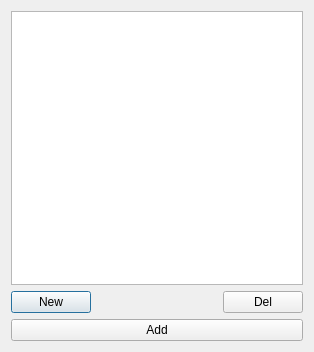
<?xml version="1.0" encoding="UTF-8"?>
<ui version="4.0">
 <class>Dialog</class>
 <widget class="QDialog" name="Dialog">
  <property name="geometry">
   <rect>
    <x>0</x>
    <y>0</y>
    <width>314</width>
    <height>352</height>
   </rect>
  </property>
  <property name="windowTitle">
   <string>Add Movie Genres</string>
  </property>
  <layout class="QVBoxLayout" name="verticalLayout">
   <item>
    <widget class="QListWidget" name="listWidget"/>
   </item>
   <item>
    <layout class="QHBoxLayout" name="horizontalLayout">
     <item>
      <widget class="QPushButton" name="pushButton">
       <property name="text">
        <string>New</string>
       </property>
      </widget>
     </item>
     <item>
      <spacer name="horizontalSpacer">
       <property name="orientation">
        <enum>Qt::Horizontal</enum>
       </property>
       <property name="sizeHint" stdset="0">
        <size>
         <width>40</width>
         <height>20</height>
        </size>
       </property>
      </spacer>
     </item>
     <item>
      <widget class="QPushButton" name="pushButton_2">
       <property name="text">
        <string>Del</string>
       </property>
      </widget>
     </item>
    </layout>
   </item>
   <item>
    <widget class="QPushButton" name="pushButton_3">
     <property name="text">
      <string>Add</string>
     </property>
    </widget>
   </item>
  </layout>
 </widget>
 <resources/>
 <connections/>
</ui>
